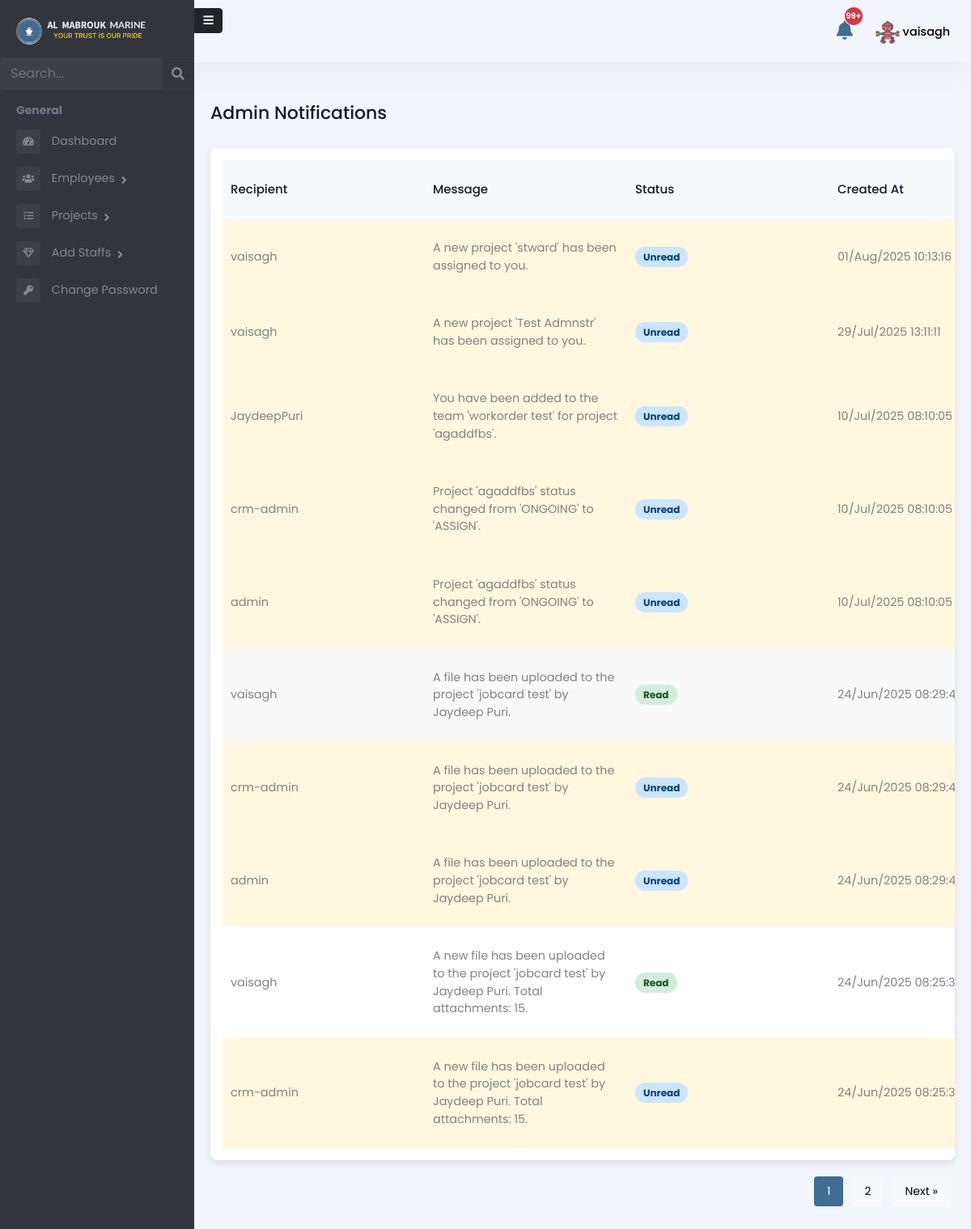
The app's page /admin-panel/admin-notifications/ (signed in), older data.
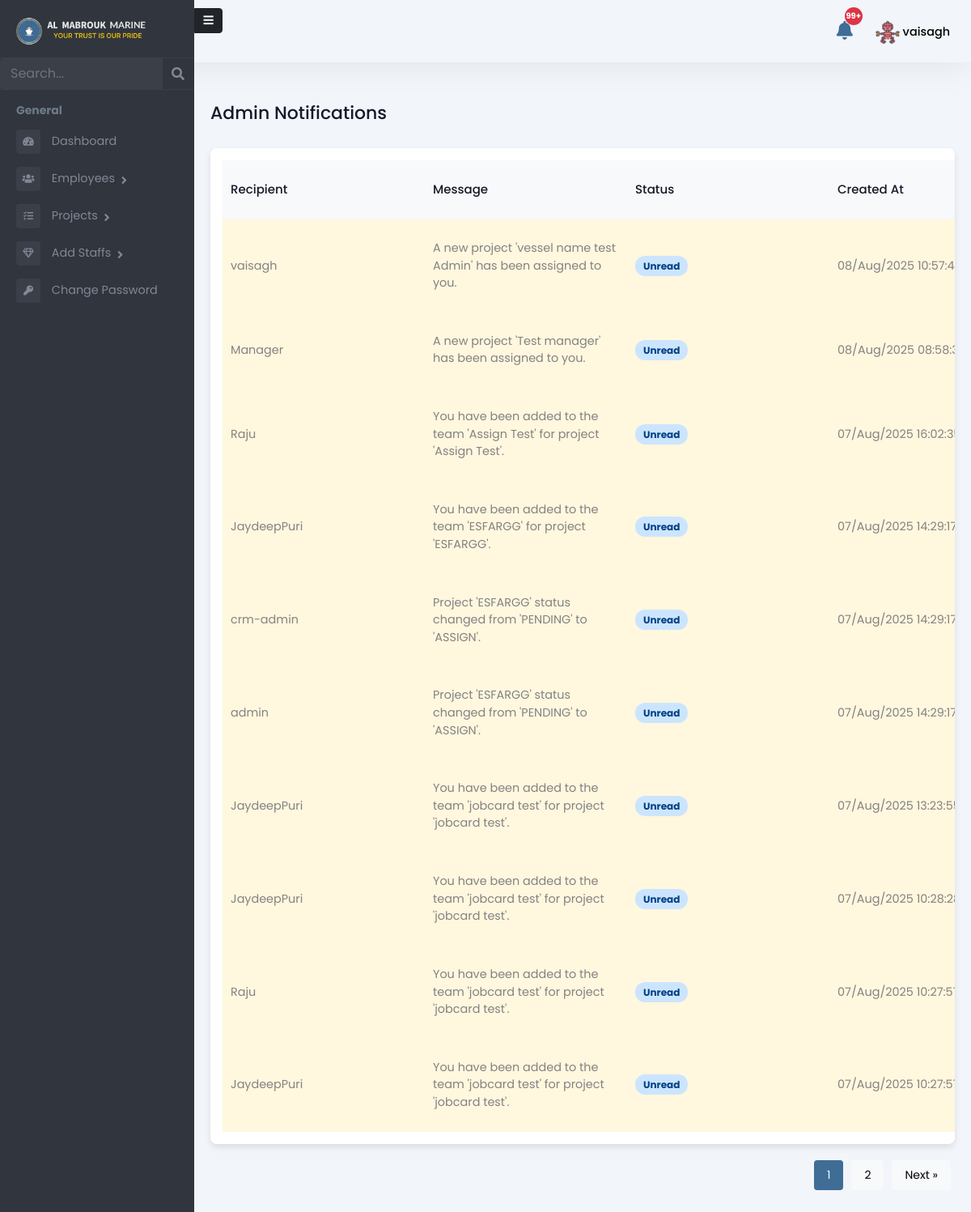
The same page, newer data.
### Admin/models.py (models this page shows, shortened)
class Notification(models.Model):
    recipient = models.ForeignKey(User, on_delete=models.CASCADE, related_name='notifications')
    message = models.TextField()
    is_read = models.BooleanField(default=False)
    created_at = models.DateTimeField(auto_now_add=True)

### Admin/views.py (the view)
# urls.py: path("admin-notifications/", admin_notifications, name="admin-notifications"),
@login_required
def admin_notifications(request):
    search_query = request.GET.get("search", "")
    notifications = Notification.objects.all().order_by("-created_at")
    if search_query:
        notifications = notifications.filter(recipient__username__icontains=search_query)
    paginator = Paginator(notifications, 10)
    page_number = request.GET.get("page")
    page_obj = paginator.get_page(page_number)
    return render(request, "Admin/notifications.html", {
        "notifications": page_obj,
        "search_query": search_query,
        'role': 'Admin'
    })

### templates/Admin/notifications.html (shortened to what this page needs)
{% extends 'Admin/adminbase.html' %}
{% load static %}
{% block content %}
<div class="emply-list-wraper">
    <div class="pg-title">
        <h1>Admin Notifications</h1>
    </div>
    <div class="widget-box table-wdgt">
        <table id="notificationTable">
            <thead>
                <tr>
                    <th>Recipient</th>
                    <th>Message</th>
                    <th>Status</th>
                    <th>Created At</th>
                </tr>
            </thead>
            <tbody>
                {% for notification in notifications %}
                <tr class="{% if not notification.is_read %}unread-notification{% endif %}">
                    <td>{{ notification.recipient.username }}</td>
                    <td>{{ notification.message }}</td>
                    <td>
                        <span class="status
                            {% if notification.is_read %}completed
                            {% else %}pending{% endif %}">
                            {% if notification.is_read %}
                                Read
                            {% else %}
                                Unread
                            {% endif %}
                        </span>
                    </td>
                    <td>{{ notification.created_at|date:"d/M/Y H:i:s" }}</td>
                </tr>
                {% empty %}
                <tr>
                    <td colspan="5" class="text-center">No notifications found.</td>
                </tr>
                {% endfor %}
            </tbody>
        </table>
    </div>
    <div class="pagination" id="pagination">
        {% for num in notifications.paginator.page_range %}
            {% if num >= notifications.number|add:'-1' and num <= notifications.number|add:'1' %}
                <a href="?search={{ search_query }}&page={{ num }}">
                    <button class="{% if num == notifications.number %}active{% endif %}">{{ num }}</button>
                </a>
            {% endif %}
        {% endfor %}
        {% if notifications.has_next %}
            <a href="?search={{ search_query }}&page={{ notifications.next_page_number }}">
                <button>Next &raquo;</button>
            </a>
        {% endif %}
    </div>
</div>
{% endblock %}

Row changes from the older to the newer data that the page shows:
no longer on this page (row unchanged): Notification: recipient.username "vaisagh", message "A new project 'stward' has been assigned to you.", is_read "Unread", created_at "01/Aug/2025 10:13:16"
no longer on this page (row unchanged): Notification: recipient.username "vaisagh", message "A new project 'Test Admnstr' has been assigned to you.", is_read "Unread", created_at "29/Jul/2025 13:11:11"
no longer on this page (row unchanged): Notification: recipient.username "JaydeepPuri", message "You have been added to the team 'workorder test' for project 'agaddfbs'.", is_read "Unread", created_at "10/Jul/2025 08:10:05"
no longer on this page (row unchanged): Notification: recipient.username "crm-admin", message "Project 'agaddfbs' status changed from 'ONGOING' to 'ASSIGN'.", is_read "Unread", created_at "10/Jul/2025 08:10:05"
no longer on this page (row unchanged): Notification: recipient.username "admin", message "Project 'agaddfbs' status changed from 'ONGOING' to 'ASSIGN'.", is_read "Unread", created_at "10/Jul/2025 08:10:05"
no longer on this page (row unchanged): Notification: recipient.username "vaisagh", message "A file has been uploaded to the project 'jobcard test' by Jaydeep Puri.", is_read "Read", created_at "24/Jun/2025…"
no longer on this page (row unchanged): Notification: recipient.username "crm-admin", message "A file has been uploaded to the project 'jobcard test' by Jaydeep Puri.", is_read "Unread", created_at "24/Jun/2025…"
no longer on this page (row unchanged): Notification: recipient.username "admin", message "A file has been uploaded to the project 'jobcard test' by Jaydeep Puri.", is_read "Unread", created_at "24/Jun/2025…"
no longer on this page (row unchanged): Notification: recipient.username "vaisagh", message "A new file has been uploaded to the project 'jobcard test' by Jaydeep Puri. Total attachments: 15.", is_read "Read", created_at "24/Jun/2025…"
no longer on this page (row unchanged): Notification: recipient.username "crm-admin", message "A new file has been uploaded to the project 'jobcard test' by Jaydeep Puri. Total attachments: 15.", is_read "Unread", created_at "24/Jun/2025…"
added Notification: recipient.username "vaisagh", message "A new project 'vessel name test Admin' has been assigned to you.", is_read "Unread", created_at "08/Aug/2025…"
added Notification: recipient.username "Manager", message "A new project 'Test manager' has been assigned to you.", is_read "Unread", created_at "08/Aug/2025…"
added Notification: recipient.username "Raju", message "You have been added to the team 'Assign Test' for project 'Assign Test'.", is_read "Unread", created_at "07/Aug/2025…"
added Notification: recipient.username "JaydeepPuri", message "You have been added to the team 'ESFARGG' for project 'ESFARGG'.", is_read "Unread", created_at "07/Aug/2025…"
added Notification: recipient.username "crm-admin", message "Project 'ESFARGG' status changed from 'PENDING' to 'ASSIGN'.", is_read "Unread", created_at "07/Aug/2025…"
added Notification: recipient.username "admin", message "Project 'ESFARGG' status changed from 'PENDING' to 'ASSIGN'.", is_read "Unread", created_at "07/Aug/2025…"
added Notification: recipient.username "JaydeepPuri", message "You have been added to the team 'jobcard test' for project 'jobcard test'.", is_read "Unread", created_at "07/Aug/2025…"
added Notification: recipient.username "JaydeepPuri", message "You have been added to the team 'jobcard test' for project 'jobcard test'.", is_read "Unread", created_at "07/Aug/2025…"
added Notification: recipient.username "Raju", message "You have been added to the team 'jobcard test' for project 'jobcard test'.", is_read "Unread", created_at "07/Aug/2025…"
added Notification: recipient.username "JaydeepPuri", message "You have been added to the team 'jobcard test' for project 'jobcard test'.", is_read "Unread", created_at "07/Aug/2025…"
